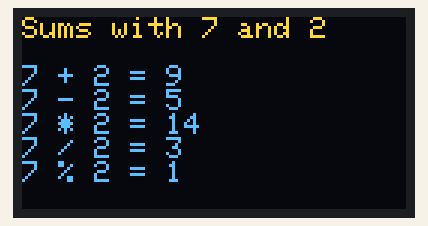
A sketch run on a simulated Arduino Uno, built with avr-gcc and run on an emulated ATmega328P. On the bench: 128×64 one-colour display. The OLED is the two-colour kind (top 16 rows yellow).

Above: at 0.1 s.

The sketch:

practice_4_calculator_screen.ino
```cpp
// Chapter 4, Practice 4 - Calculator Screen
// E3.2's five sums on the OLED instead of the Serial Monitor.

#include <Wire.h>
#include <Adafruit_GFX.h>
#include <Adafruit_SSD1306.h>

const int SCREEN_WIDTH  = 128;
const int SCREEN_HEIGHT = 64;
Adafruit_SSD1306 display(SCREEN_WIDTH, SCREEN_HEIGHT, &Wire, -1);

int apples = 7;
int friends = 2;

void setup() {
  Serial.begin(115200);
  if (!display.begin(SSD1306_SWITCHCAPVCC, 0x3C)) {
    Serial.println("OLED not found");
  }
  display.setTextColor(SSD1306_WHITE);
  display.clearDisplay();
  display.setTextSize(1);
  display.setCursor(0, 0);
  display.println("Sums with 7 and 2");
  display.setCursor(0, 16);              // blue area
  display.print("7 + 2 = ");
  display.println(apples + friends);
  display.print("7 - 2 = ");
  display.println(apples - friends);
  display.print("7 * 2 = ");
  display.println(apples * friends);
  display.print("7 / 2 = ");
  display.println(apples / friends);
  display.print("7 % 2 = ");
  display.println(apples % friends);
  display.display();
}

void loop() {
}
```
